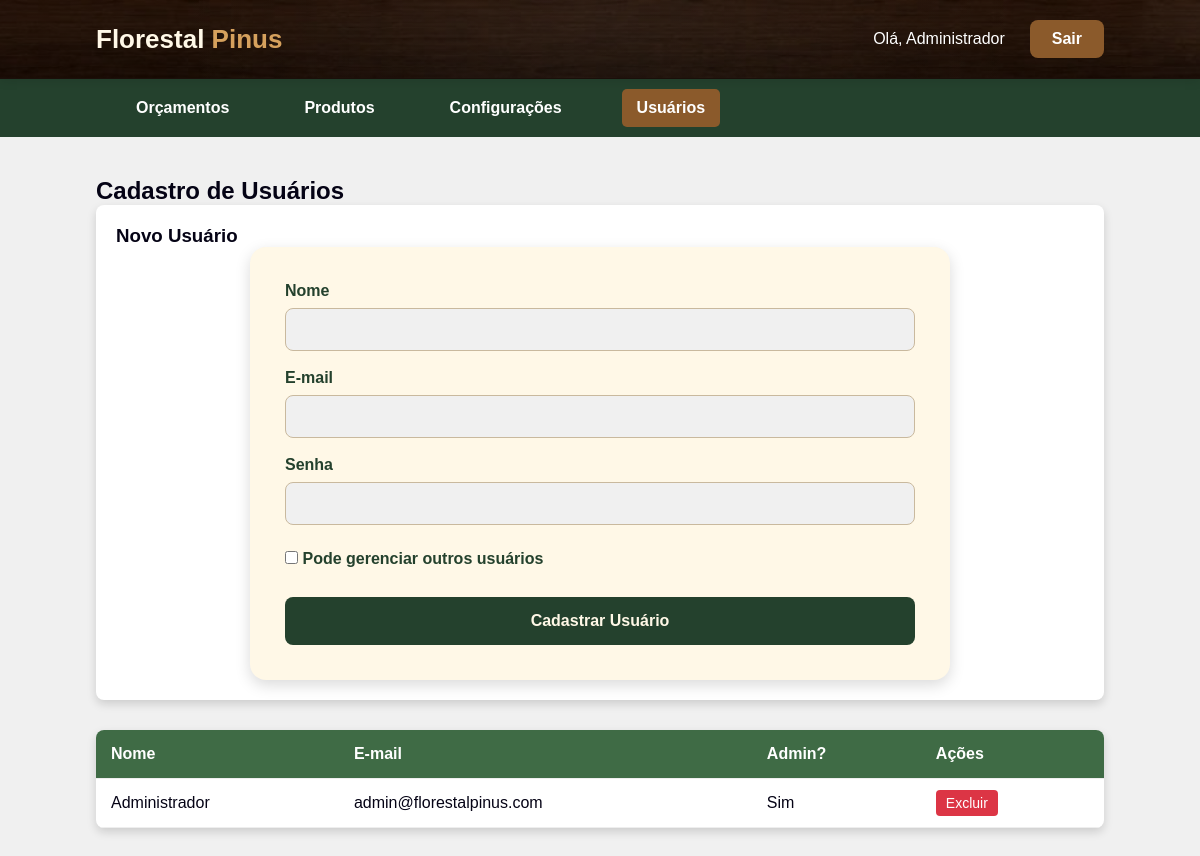
/admin.php?aba=usuarios (signed in), run on the app's committed database.
### tables this page shows
CREATE TABLE `usuarios` (
  `id` int(11) NOT NULL AUTO_INCREMENT,
  `nome` varchar(100) NOT NULL,
  `email` varchar(100) NOT NULL,
  `senha` varchar(255) NOT NULL,
  `pode_gerenciar_usuarios` tinyint(1) DEFAULT 0,
  `created_at` timestamp NULL DEFAULT current_timestamp(),
  PRIMARY KEY (`id`),
  UNIQUE KEY `email` (`email`)
);

### admin.php (the view, shortened to what this page needs)
<?php
require_once 'config.php';
$aba = $_GET['aba'] ?? 'orcamentos';
?>
<!DOCTYPE html>
<html lang="pt-br">
<head>
    <link rel="stylesheet" href="style.css">
</head>
<body>
    <header>
        <div class="logo">Florestal <span>Pinus</span></div>
        <div class="header-actions">
            <span style="color: white">Olá, <?php echo $_SESSION['usuario_nome']; ?></span>
            <a href="logout.php" class="login-topo">Sair</a>
        </div>
    </header>
    <nav class="admin-nav">
        <a href="?aba=orcamentos" class="<?php echo $aba == 'orcamentos' ? 'active' : ''; ?>">Orçamentos</a>
        <a href="?aba=produtos" class="<?php echo $aba == 'produtos' ? 'active' : ''; ?>">Produtos</a>
        <a href="?aba=configuracoes" class="<?php echo $aba == 'configuracoes' ? 'active' : ''; ?>">Configurações</a>
        <?php if ($_SESSION['pode_gerenciar']): ?>
        <a href="?aba=usuarios" class="<?php echo $aba == 'usuarios' ? 'active' : ''; ?>">Usuários</a>
        <?php endif; ?>
    </nav>
    <main class="admin-content">
        <?php if ($aba == 'orcamentos'): ?>
            <h2>Visualização de Orçamentos</h2>
            <table>
                <thead>
                    <tr>
                        <th>Data</th>
                        <th>Nome</th>
                        <th>Telefone</th>
                        <th>Produto</th>
                        <th>Cidade</th>
                        <th>Ações</th>
                    </tr>
                </thead>
                <tbody>
                    <?php
                    $stmt = $pdo->query("SELECT * FROM orçamentos ORDER BY data_envio DESC");
                    while ($row = $stmt->fetch()) {
                        echo "<tr>
                            <td>".date('d/m/Y H:i', strtotime($row['data_envio']))."</td>
                            <td>{$row['nome']}</td>
                            <td>{$row['telefone']}</td>
                            <td>{$row['produto']}</td>
                            <td>{$row['cidade']}</td>
                            <td>
                                <a href='?aba=orcamentos&excluir_orcamento={$row['id']}' class='btn-acao btn-del' onclick='return confirm(\"Excluir?\")'>Excluir</a>
                            </td>
                        </tr>
                        <tr>
                            <td colspan='6'><strong>Mensagem:</strong> {$row['mensagem']}</td>
                        </tr>
                        ";
                    }
                    ?>
                </tbody>
            </table>
        <?php elseif ($aba == 'usuarios' && $_SESSION['pode_gerenciar']): ?>
            <h2>Cadastro de Usuários</h2>
            <div class="form-admin">
                <h3>Novo Usuário</h3>
                <form action="admin.php?aba=usuarios" method="POST" class="formulario">
                    <label>Nome</label>
                    <input type="text" name="nome" required>
                    <label>E-mail</label>
                    <input type="email" name="email" required>
                    <label>Senha</label>
                    <input type="password" name="senha" required>
                    <label style="display:inline-block; width: auto;">
                        <input type="checkbox" name="pode_gerenciar" style="width: auto;"> Pode gerenciar outros usuários
                    </label>
                    <button type="submit" style="margin-top: 15px;">Cadastrar Usuário</button>
                </form>
            </div>
            <table>
                <thead>
                    <tr>
                        <th>Nome</th>
                        <th>E-mail</th>
                        <th>Admin?</th>
                        <th>Ações</th>
                    </tr>
                </thead>
                <tbody>
                    <?php
                    $stmt = $pdo->query("SELECT * FROM usuarios ORDER BY nome");
                    while ($row = $stmt->fetch()) {
                        $admin = $row['pode_gerenciar_usuarios'] ? 'Sim' : 'Não';
                        echo "<tr>
                            <td>{$row['nome']}</td>
                            <td>{$row['email']}</td>
                            <td>$admin</td>
                            <td>
                                <a href='?aba=usuarios&excluir_usuario={$row['id']}' class='btn-acao btn-del' onclick='return confirm(\"Excluir?\")'>Excluir</a>
                            </td>
                        </tr>";
                    }
                    ?>
                </tbody>
            </table>
        <?php endif; ?>
    </main>
</body>
</html>

### style.css (style rules this page uses)
:root { --verde: #24412D; --verde-claro: #3F6B45; --verde-profundo: #17291D; --marrom: #8B5A2B; --marrom-escuro: #5E3B1F; --dourado-madeira: #D6A15D; --bege: #F4E8D0; --creme: #FFF8E7; --areia: #E6D3B3; --cinza-claro: #F0F0F0; --texto: #050315; --sombra: rgba(0, 0, 0, 0.15); }
* { margin: 0; padding: 0; box-sizing: border-box; }
body { font-family: Arial, Helvetica, sans-serif; background-color: var(--cinza-claro); color: var(--texto); }
header { background: radial-gradient(circle at 50% -20%, rgba(255,255,255,0.05) 0%, transparent 70%), linear-gradient(rgba(0, 0, 0, 0.3), rgba(0, 0, 0, 0.45)), url('img/madeira.png'); background-size: cover; background-position: center; background-repeat: no-repeat; padding: 20px 8%; display: flex; justify-content: space-between; align-items: center; position: relative; border-bottom: 1px solid #1a0f0a; box-shadow: 0 2px 10px rgba(0, 0, 0, 0.1); }
.header-actions { display: flex; align-items: center; gap: 25px; }
.login-topo { position: static !important; background-color: #8B5A2B; color: #fff !important; padding: 10px 22px; border-radius: 8px; font-weight: bold; text-decoration: none; transition: 0.2s; display: inline-block; white-space: nowrap; }
.logo { color: var(--creme); font-size: 26px; font-weight: bold; }
.logo span { color: var(--dourado-madeira); }
nav a { color: var(--creme); text-decoration: none; margin-left: 25px; font-weight: bold; }
.formulario { max-width: 700px; margin: auto; background-color: var(--creme); padding: 35px; border-radius: 16px; box-shadow: 0 5px 15px var(--sombra); }
.formulario label { font-weight: bold; color: var(--verde); }
.formulario input, .formulario select, .formulario textarea { width: 100%; padding: 13px; margin: 8px 0 18px; border: 1px solid #c9b99e; border-radius: 8px; background-color: var(--cinza-claro); color: var(--texto); }
.formulario button { width: 100%; padding: 15px; background-color: var(--verde); color: var(--creme); border: none; border-radius: 8px; font-size: 16px; font-weight: bold; cursor: pointer; }
.login-topo { position: absolute; right: 40px; top: 20px; background-color: #8B5A2B; color: #fff; padding: 10px 22px; border-radius: 8px; font-weight: bold; text-decoration: none; transition: 0.2s; }

### admin.php (style rules this page uses)
.admin-nav { background: var(--verde); padding: 10px 8%; display: flex; gap: 20px; overflow-x: auto; }
.admin-nav a { color: white; text-decoration: none; padding: 10px 15px; border-radius: 5px; white-space: nowrap; }
.admin-nav a.active { background: var(--marrom); }
.admin-content { padding: 40px 8%; }
table { width: 100%; border-collapse: collapse; margin-top: 20px; background: white; border-radius: 8px; overflow: hidden; box-shadow: 0 4px 10px var(--sombra); }
th, td { padding: 15px; text-align: left; border-bottom: 1px solid #eee; }
th { background: var(--verde-claro); color: white; }
.btn-acao { padding: 5px 10px; border-radius: 4px; text-decoration: none; font-size: 14px; margin-right: 5px; }
.btn-del { background: #dc3545; color: white; }
.form-admin { background: white; padding: 20px; border-radius: 8px; margin-bottom: 30px; box-shadow: 0 4px 10px var(--sombra); }

### data on the page
usuarios: nome "Administrador", email "admin@florestalpinus.com", pode_gerenciar_usuarios "Sim"

### other printed values
$_SESSION['usuario_nome'] "Administrador"
